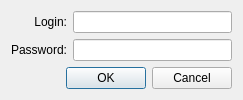
<?xml version="1.0" encoding="UTF-8"?>
<ui version="4.0">
 <class>StocksInPlayCredentials</class>
 <widget class="QDialog" name="StocksInPlayCredentials">
  <property name="geometry">
   <rect>
    <x>0</x>
    <y>0</y>
    <width>243</width>
    <height>99</height>
   </rect>
  </property>
  <property name="windowTitle">
   <string>Credentials</string>
  </property>
  <layout class="QGridLayout" name="gridLayout">
   <item row="0" column="0">
    <widget class="QLabel" name="label">
     <property name="text">
      <string extracomment="Noun. Means &quot;Login name&quot;">Login:</string>
     </property>
     <property name="alignment">
      <set>Qt::AlignRight|Qt::AlignTrailing|Qt::AlignVCenter</set>
     </property>
    </widget>
   </item>
   <item row="0" column="1">
    <widget class="QLineEdit" name="lineLogin"/>
   </item>
   <item row="1" column="0">
    <widget class="QLabel" name="label_2">
     <property name="text">
      <string>Password:</string>
     </property>
     <property name="alignment">
      <set>Qt::AlignRight|Qt::AlignTrailing|Qt::AlignVCenter</set>
     </property>
    </widget>
   </item>
   <item row="1" column="1">
    <widget class="QLineEdit" name="linePassword">
     <property name="echoMode">
      <enum>QLineEdit::Password</enum>
     </property>
    </widget>
   </item>
   <item row="2" column="1">
    <spacer name="verticalSpacer">
     <property name="orientation">
      <enum>Qt::Vertical</enum>
     </property>
     <property name="sizeHint" stdset="0">
      <size>
       <width>20</width>
       <height>0</height>
      </size>
     </property>
    </spacer>
   </item>
   <item row="3" column="0" colspan="2">
    <widget class="QDialogButtonBox" name="buttonBox">
     <property name="orientation">
      <enum>Qt::Horizontal</enum>
     </property>
     <property name="standardButtons">
      <set>QDialogButtonBox::Cancel|QDialogButtonBox::Ok</set>
     </property>
    </widget>
   </item>
  </layout>
 </widget>
 <tabstops>
  <tabstop>lineLogin</tabstop>
  <tabstop>linePassword</tabstop>
  <tabstop>buttonBox</tabstop>
 </tabstops>
 <resources/>
 <connections>
  <connection>
   <sender>buttonBox</sender>
   <signal>accepted()</signal>
   <receiver>StocksInPlayCredentials</receiver>
   <slot>accept()</slot>
   <hints>
    <hint type="sourcelabel">
     <x>248</x>
     <y>254</y>
    </hint>
    <hint type="destinationlabel">
     <x>157</x>
     <y>274</y>
    </hint>
   </hints>
  </connection>
  <connection>
   <sender>buttonBox</sender>
   <signal>rejected()</signal>
   <receiver>StocksInPlayCredentials</receiver>
   <slot>reject()</slot>
   <hints>
    <hint type="sourcelabel">
     <x>316</x>
     <y>260</y>
    </hint>
    <hint type="destinationlabel">
     <x>286</x>
     <y>274</y>
    </hint>
   </hints>
  </connection>
 </connections>
</ui>
